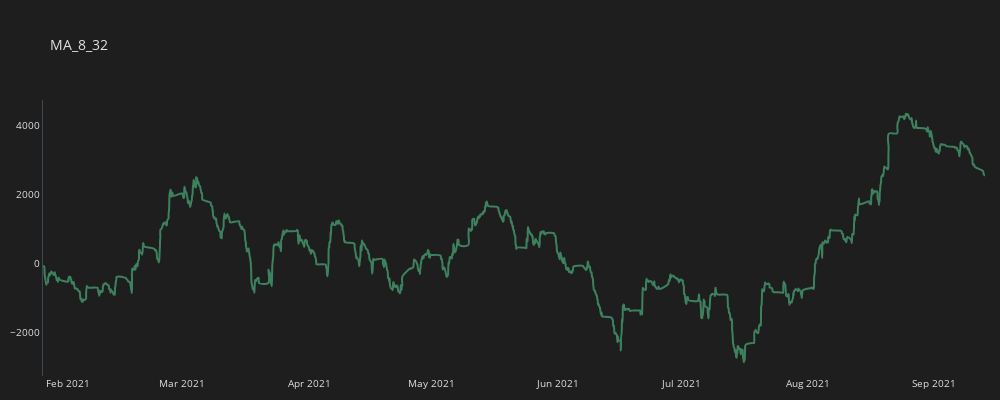
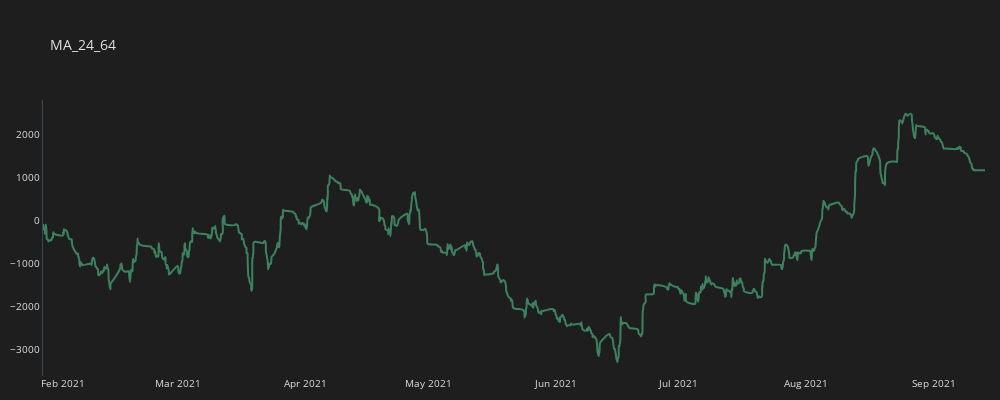
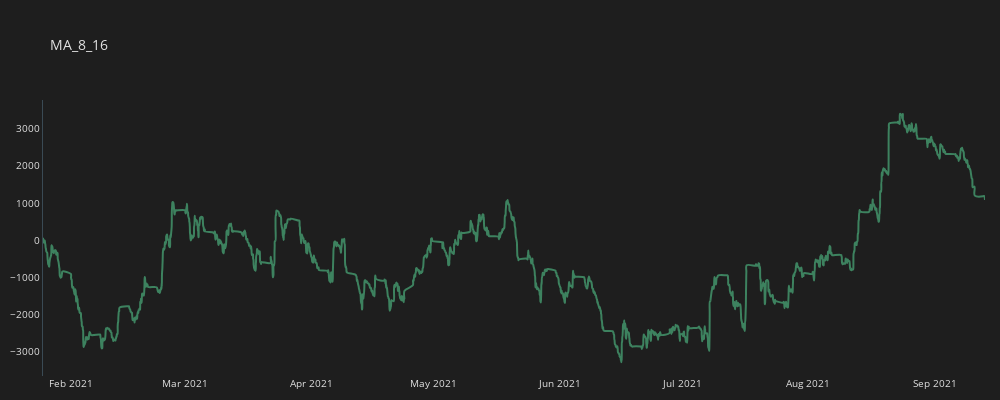

These figures' notebook cell, in order:
### Code cell
for c in crosses:
    temp_df = all_trades[(all_trades.CROSS==c)].copy()
    temp_df = temp_df.groupby(by="time", as_index=False).sum()
    temp_df['CUM_GAIN'] = temp_df.GAIN.cumsum()
    plot_line(temp_df, c)

### Figure 1 — Plotly figure (JSON) as saved in the notebook; plotly's stock layout.template omitted (floating-point values rounded to 4 significant figures; data arrays with more than 128 entries replaced by an {"elided": "..."} marker saying what was removed)
{"data": [{"line": {"color": "#3d825f", "shape": "spline", "width": 2}, "mode": "lines", "name": "MA_8_32", "type": "scatter", "x": {"elided": "2044 str values"}, "y": {"elided": "2044 float values"}}], "layout": {"font": {"color": "#e1e1e1", "size": 10}, "height": 400, "margin": {"b": 10, "l": 15, "r": 15}, "paper_bgcolor": "#1e1e1e", "plot_bgcolor": "#1e1e1e", "title": {"text": "MA_8_32"}, "width": 1000, "xaxis": {"gridcolor": "#3a4a54", "showgrid": false, "zeroline": false}, "yaxis": {"linecolor": "#3a4a54", "linewidth": 1, "showgrid": false, "zeroline": false}}}

### Figure 2 — Plotly figure (JSON) as saved in the notebook; plotly's stock layout.template omitted (floating-point values rounded to 4 significant figures; data arrays with more than 128 entries replaced by an {"elided": "..."} marker saying what was removed)
{"data": [{"line": {"color": "#3d825f", "shape": "spline", "width": 2}, "mode": "lines", "name": "MA_24_64", "type": "scatter", "x": {"elided": "1169 str values"}, "y": {"elided": "1169 float values"}}], "layout": {"font": {"color": "#e1e1e1", "size": 10}, "height": 400, "margin": {"b": 10, "l": 15, "r": 15}, "paper_bgcolor": "#1e1e1e", "plot_bgcolor": "#1e1e1e", "title": {"text": "MA_24_64"}, "width": 1000, "xaxis": {"gridcolor": "#3a4a54", "showgrid": false, "zeroline": false}, "yaxis": {"linecolor": "#3a4a54", "linewidth": 1, "showgrid": false, "zeroline": false}}}

### Figure 3 — Plotly figure (JSON) as saved in the notebook; plotly's stock layout.template omitted (floating-point values rounded to 4 significant figures; data arrays with more than 128 entries replaced by an {"elided": "..."} marker saying what was removed)
{"data": [{"line": {"color": "#3d825f", "shape": "spline", "width": 2}, "mode": "lines", "name": "MA_8_16", "type": "scatter", "x": {"elided": "2873 str values"}, "y": {"elided": "2873 float values"}}], "layout": {"font": {"color": "#e1e1e1", "size": 10}, "height": 400, "margin": {"b": 10, "l": 15, "r": 15}, "paper_bgcolor": "#1e1e1e", "plot_bgcolor": "#1e1e1e", "title": {"text": "MA_8_16"}, "width": 1000, "xaxis": {"gridcolor": "#3a4a54", "showgrid": false, "zeroline": false}, "yaxis": {"linecolor": "#3a4a54", "linewidth": 1, "showgrid": false, "zeroline": false}}}
